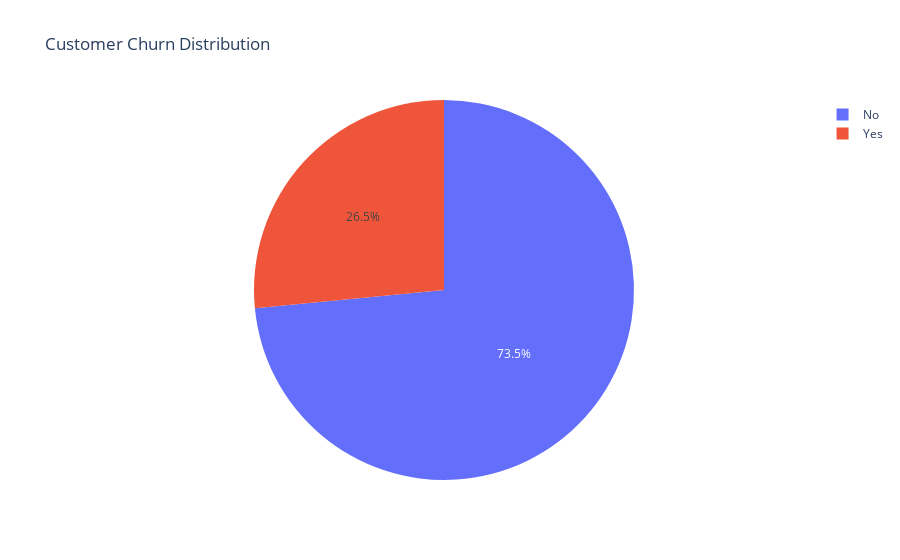
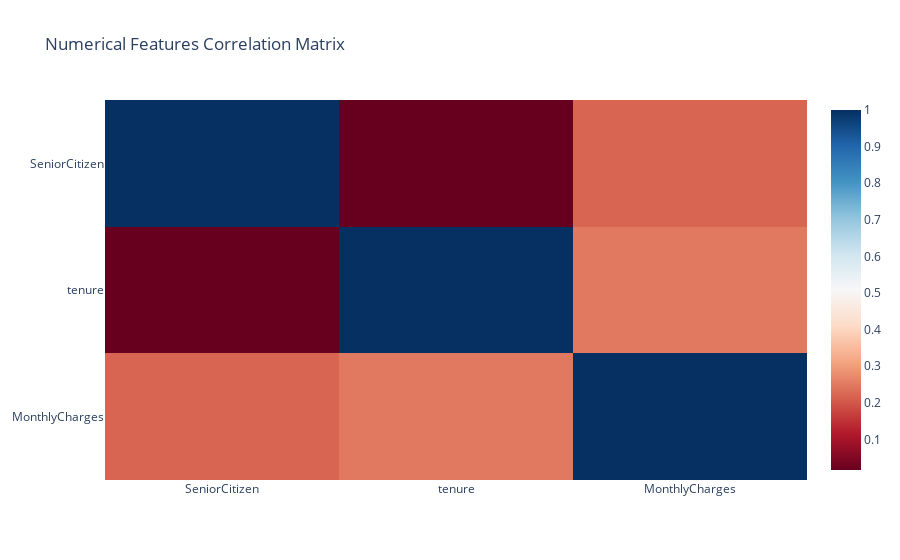
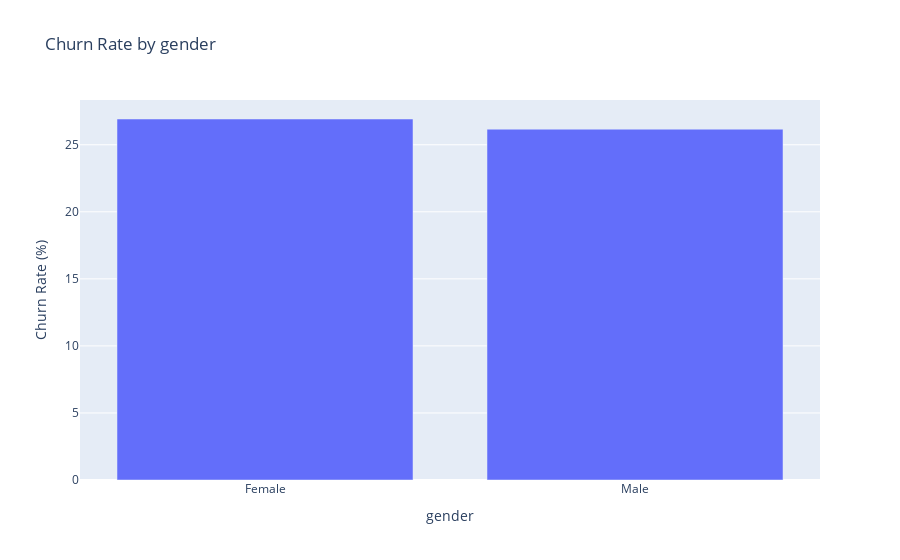
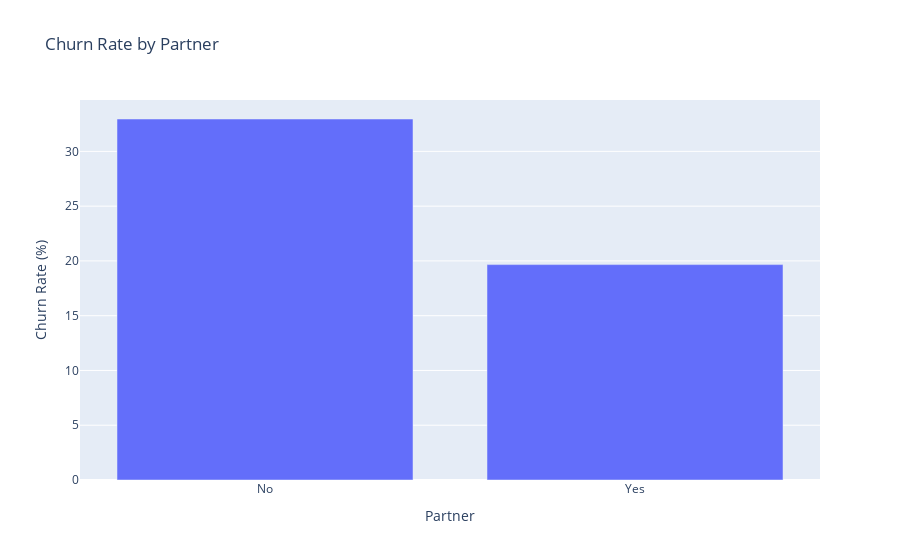

Source (notebook cell) for these figures, in order:
### Markdown cell above
9. 📊 Interactive Visualizations

### Code cell
# Interactive churn analysis dashboard
if target_col in df.columns and len(categorical_columns) > 0:
    print("🎨 CREATING INTERACTIVE VISUALIZATIONS")
    print("=" * 50)
    
    # Interactive target distribution
    fig_target = px.pie(df, names=target_col, title='Customer Churn Distribution',
                       color_discrete_map={'No': 'lightblue', 'Yes': 'lightcoral'})
    fig_target.show()
    
    # Interactive correlation heatmap for numerical features
    if len(numeric_columns) > 1:
        corr_matrix = df[numeric_columns].corr()
        fig_corr = px.imshow(corr_matrix, 
                            title='Numerical Features Correlation Matrix',
                            color_continuous_scale='RdBu',
                            aspect='auto')
        fig_corr.show()
    
    # Interactive churn rate by top categorical features
    top_cat_features = [col for col in categorical_columns[:4] if df[col].nunique() <= 8]
    
    for col in top_cat_features:
        # Calculate churn rate by category
        churn_by_cat = df.groupby(col)[target_col].apply(lambda x: (x == 'Yes').mean() * 100).reset_index()
        churn_by_cat.columns = [col, 'Churn_Rate']
        
        # Add count information
        counts = df[col].value_counts().reset_index()
        counts.columns = [col, 'Count']
        
        plot_data = churn_by_cat.merge(counts, on=col)
        
        fig = px.bar(plot_data, x=col, y='Churn_Rate', 
                    hover_data=['Count'],
                    title=f'Churn Rate by {col}',
                    labels={'Churn_Rate': 'Churn Rate (%)'})
        fig.show()

### Figure 1 — Plotly figure (JSON) as saved in the notebook; plotly's stock layout.template omitted (floating-point values rounded to 4 significant figures; data arrays with more than 128 entries replaced by an {"elided": "..."} marker saying what was removed)
{"data": [{"domain": {"x": [0, 1], "y": [0, 1]}, "hovertemplate": "Churn=%{label}<extra></extra>", "labels": {"elided": "7043 str values"}, "legendgroup": "", "name": "", "showlegend": true, "type": "pie"}], "layout": {"legend": {"tracegroupgap": 0}, "title": {"text": "Customer Churn Distribution"}}}

### Figure 2 — Plotly figure (JSON) as saved in the notebook; plotly's stock layout.template omitted (floating-point values rounded to 4 significant figures)
{"data": [{"coloraxis": "coloraxis", "hovertemplate": "x: %{x}<br>y: %{y}<br>color: %{z}<extra></extra>", "name": "0", "type": "heatmap", "x": ["SeniorCitizen", "tenure", "MonthlyCharges"], "xaxis": "x", "y": ["SeniorCitizen", "tenure", "MonthlyCharges"], "yaxis": "y", "z": [[1, 0.01657, 0.2202], [0.01657, 1, 0.2479], [0.2202, 0.2479, 1]]}], "layout": {"coloraxis": {"colorscale": [[0, "rgb(103,0,31)"], [0.1, "rgb(178,24,43)"], [0.2, "rgb(214,96,77)"], [0.3, "rgb(244,165,130)"], [0.4, "rgb(253,219,199)"], [0.5, "rgb(247,247,247)"], [0.6, "rgb(209,229,240)"], [0.7, "rgb(146,197,222)"], [0.8, "rgb(67,147,195)"], [0.9, "rgb(33,102,172)"], [1, "rgb(5,48,97)"]]}, "title": {"text": "Numerical Features Correlation Matrix"}, "xaxis": {"anchor": "y", "domain": [0, 1]}, "yaxis": {"anchor": "x", "autorange": "reversed", "domain": [0, 1]}}}

### Figure 3 — Plotly figure (JSON) as saved in the notebook; plotly's stock layout.template omitted (floating-point values rounded to 4 significant figures)
{"data": [{"alignmentgroup": "True", "customdata": [[3488], [3555]], "hovertemplate": "gender=%{x}<br>Churn Rate (%)=%{y}<br>Count=%{customdata[0]}<extra></extra>", "legendgroup": "", "marker": {"color": "#636efa", "pattern": {"shape": ""}}, "name": "", "offsetgroup": "", "orientation": "v", "showlegend": false, "textposition": "auto", "type": "bar", "x": ["Female", "Male"], "xaxis": "x", "y": [26.92, 26.16], "yaxis": "y"}], "layout": {"barmode": "relative", "legend": {"tracegroupgap": 0}, "title": {"text": "Churn Rate by gender"}, "xaxis": {"anchor": "y", "domain": [0, 1], "title": {"text": "gender"}}, "yaxis": {"anchor": "x", "domain": [0, 1], "title": {"text": "Churn Rate (%)"}}}}

### Figure 4 — Plotly figure (JSON) as saved in the notebook; plotly's stock layout.template omitted (floating-point values rounded to 4 significant figures)
{"data": [{"alignmentgroup": "True", "customdata": [[3641], [3402]], "hovertemplate": "Partner=%{x}<br>Churn Rate (%)=%{y}<br>Count=%{customdata[0]}<extra></extra>", "legendgroup": "", "marker": {"color": "#636efa", "pattern": {"shape": ""}}, "name": "", "offsetgroup": "", "orientation": "v", "showlegend": false, "textposition": "auto", "type": "bar", "x": ["No", "Yes"], "xaxis": "x", "y": [32.96, 19.66], "yaxis": "y"}], "layout": {"barmode": "relative", "legend": {"tracegroupgap": 0}, "title": {"text": "Churn Rate by Partner"}, "xaxis": {"anchor": "y", "domain": [0, 1], "title": {"text": "Partner"}}, "yaxis": {"anchor": "x", "domain": [0, 1], "title": {"text": "Churn Rate (%)"}}}}
